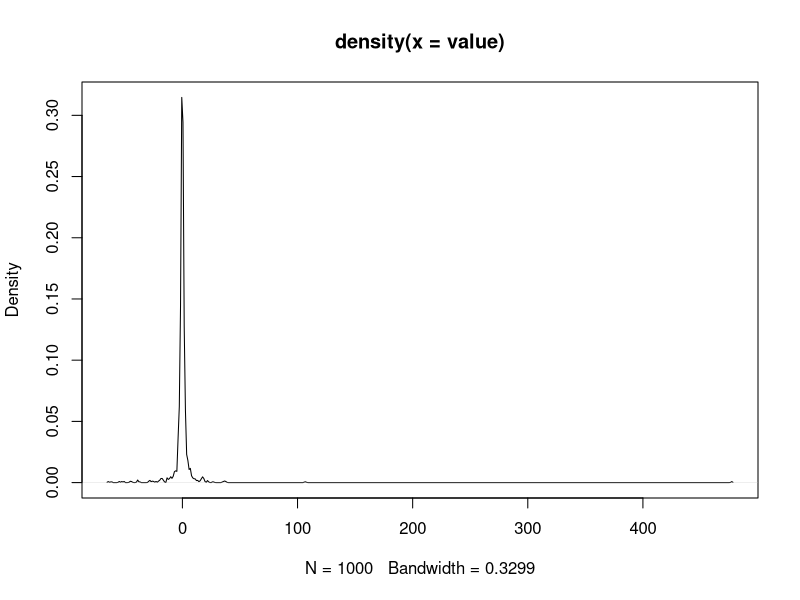

Reproduce this figure in R.
# 乱数の分布クラスを使用した結果の出力を、図に変換するRスクリプト

# png形式で出力する
png("cauchy_distribution.png")

# TSV形式になっている乱数の出力データを読み込む
x <- read.table("cauchy_distribution.tsv")

# 1列目だけを抜き出す
value = x$V1

# 以下、データの特性に合わせて、ヒストグラムかプロットかを選択してください。

# ヒストグラムとして出力
# hist(value)

# プロットとして出力
plot(density(value))
